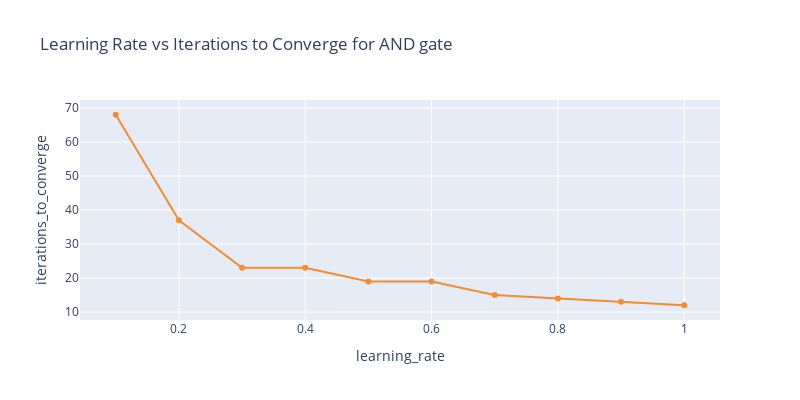

Source (notebook cell):
### Code cell
# plot the graph for learning rate vs iterations to converge
df = pd.DataFrame({'learning_rate': learning_rates, 'iterations_to_converge': iterations_to_converge})
fig = px.line(df,
              x='learning_rate',
              y='iterations_to_converge',
              title='Learning Rate vs Iterations to Converge for AND gate',
              markers=True,
              color_discrete_sequence=['#f68b33'])
fig.update_layout(height=400, width=800)
fig.show()

### Figure 1 — Plotly figure (JSON) as saved in the notebook; plotly's stock layout.template omitted (floating-point values rounded to 4 significant figures)
{"data": [{"hovertemplate": "learning_rate=%{x}<br>iterations_to_converge=%{y}<extra></extra>", "legendgroup": "", "line": {"color": "#f68b33", "dash": "solid"}, "marker": {"symbol": "circle"}, "mode": "lines+markers", "name": "", "orientation": "v", "showlegend": false, "type": "scatter", "x": [0.1, 0.2, 0.3, 0.4, 0.5, 0.6, 0.7, 0.8, 0.9, 1], "xaxis": "x", "y": [68, 37, 23, 23, 19, 19, 15, 14, 13, 12], "yaxis": "y"}], "layout": {"height": 400, "legend": {"tracegroupgap": 0}, "title": {"text": "Learning Rate vs Iterations to Converge for AND gate"}, "width": 800, "xaxis": {"anchor": "y", "domain": [0, 1], "title": {"text": "learning_rate"}}, "yaxis": {"anchor": "x", "domain": [0, 1], "title": {"text": "iterations_to_converge"}}}}
